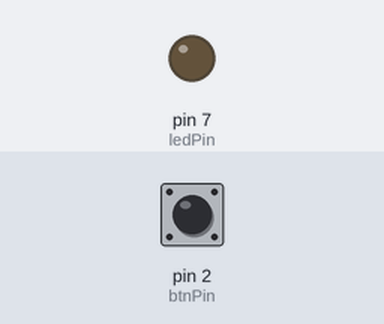
Bench run of a sketch on a simulated Arduino Uno, built with avr-gcc and run on an emulated ATmega328P. Parts: output pins drawn as LEDs (lit = HIGH). The test bench sets the inputs (shaded band); at power-on: pin 2 (btnPin) LOW. What the sketch prints to the serial monitor is not drawn. At 5.0 s the program stops and its outputs stay as they are.

Above: at 1.2 s.
1.3 s: pin 2 (btnPin) pulled HIGH for 0.15 s
At 1.37 s:
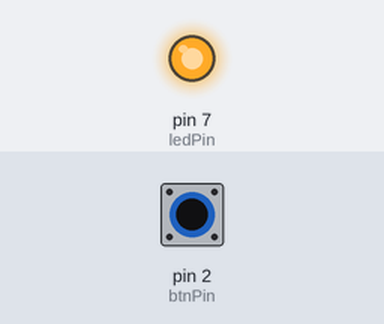
Timing chart, 0 to 4.3 s (numbered marks = the images above; inputs shaded):
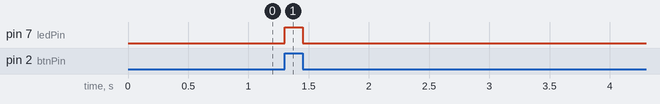

The sketch:

Code.ino
```cpp
int buttonState = 0;
int lastButtonState = 0;
int count1, count2, count3, count4 = 0;

int ledPin = 7;
int btnPin = 2;

long previousMillis = 0;
int inputstage = 1;
const long interval = 1000;

void setup() {
  pinMode(btnPin, INPUT);
  pinMode(ledPin, OUTPUT);
  Serial.begin(9600);
}


void decodeCount(int count) {
  if (count == 1) Serial.print(".");
  else if (count == 2) Serial.print(" __ ");
}


void loop() {
  long currentMillis = millis();

  buttonState = digitalRead(btnPin);

  if (buttonState == HIGH && lastButtonState == LOW) {
    digitalWrite(ledPin, HIGH);

    if (inputstage == 1) {
      count1++;
    }
    else if (inputstage == 2) {
      count2++;
    }
    else if (inputstage == 3) {
      count3++;
    }
    else if(inputstage == 4){
      count4++;
    }
  } else if (buttonState == LOW) {
    digitalWrite(ledPin, LOW);
  }

  lastButtonState = buttonState;

  if (currentMillis - previousMillis >= interval) {
    previousMillis = currentMillis;
    inputstage++;

   if(inputstage > 4) {
   decodeCount(count1);
   decodeCount(count2);
   decodeCount(count3);
   decodeCount(count4);
   Serial.println();
   Serial.print("Decode the letter.");

   delay(1000);
   while(true);
    }
  }
}
```

Measured:
- after the input at 1.3 s, pin 7 (ledPin): LOW → HIGH at once, → LOW 0.15 s later
